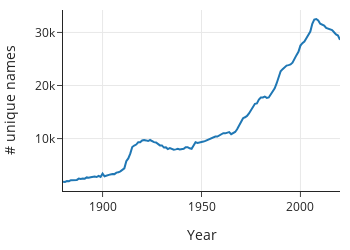

The notebook cell this image was saved under:
### Markdown cell above
Now, we can plot the number of unique names over time:

### Code cell
px.line(unique_names_by_year,
        x='Year', y='n_names',
        labels={'n_names': '# unique names'},
        width=350, height=250)

### Figure 1 — Plotly figure (JSON) as saved in the notebook; plotly's stock layout.template omitted (floating-point values rounded to 4 significant figures; data arrays with more than 128 entries replaced by an {"elided": "..."} marker saying what was removed)
{"data": [{"hovertemplate": "Year=%{x}<br># unique names=%{y}<extra></extra>", "legendgroup": "", "line": {"color": "#1F77B4", "dash": "solid"}, "marker": {"symbol": "circle"}, "mode": "lines", "name": "", "orientation": "v", "showlegend": false, "type": "scatter", "x": {"elided": "141 int values"}, "xaxis": "x", "y": {"elided": "141 int values"}, "yaxis": "y"}], "layout": {"height": 250, "legend": {"tracegroupgap": 0}, "width": 350, "xaxis": {"anchor": "y", "autorange": true, "domain": [0, 1], "range": [1880, 2020], "title": {"text": "Year"}, "type": "linear"}, "yaxis": {"anchor": "x", "autorange": true, "domain": [0, 1], "range": [123.8, 34230.0], "title": {"text": "# unique names"}, "type": "linear"}}}
